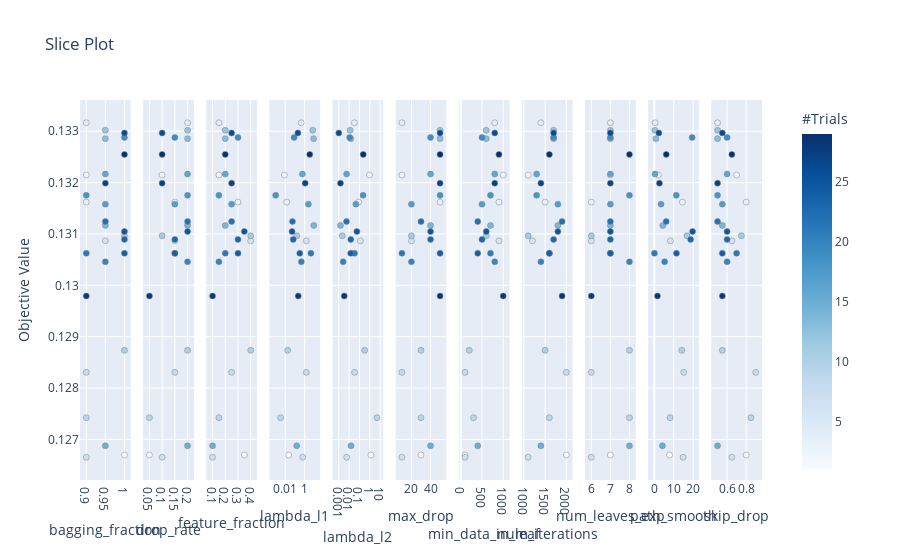

Notebook cell for this chart:
### Code cell
plot_slice(study)

### Figure 1 — Plotly figure (JSON) as saved in the notebook; plotly's stock layout.template omitted (floating-point values rounded to 4 significant figures)
{"data": [{"marker": {"color": [1, 2, 3, 4, 6, 7, 8, 9, 10, 11, 12, 13, 14, 15, 16, 17, 18, 19, 20, 21, 22, 23, 24, 25, 26, 27, 28, 29], "colorbar": {"title": {"text": "#Trials"}, "x": 1, "xpad": 40, "y": 0.5}, "colorscale": [[0, "rgb(247,251,255)"], [0.125, "rgb(222,235,247)"], [0.25, "rgb(198,219,239)"], [0.375, "rgb(158,202,225)"], [0.5, "rgb(107,174,214)"], [0.625, "rgb(66,146,198)"], [0.75, "rgb(33,113,181)"], [0.875, "rgb(8,81,156)"], [1, "rgb(8,48,107)"]], "line": {"color": "Grey", "width": 0.5}, "showscale": true}, "mode": "markers", "showlegend": false, "type": "scatter", "x": [1, 0.9, 0.9, 0.9, 0.95, 0.9, 0.9, 0.9, 1, 1, 0.95, 0.95, 0.95, 0.95, 0.95, 0.95, 0.9, 1, 0.95, 0.9, 0.95, 1, 1, 1, 1, 0.95, 0.9, 1], "xaxis": "x", "y": [0.1267, 0.1321, 0.1316, 0.1332, 0.1309, 0.1267, 0.1283, 0.1274, 0.1287, 0.131, 0.133, 0.1329, 0.1312, 0.1269, 0.1322, 0.1316, 0.1318, 0.1329, 0.1305, 0.1306, 0.1312, 0.1309, 0.1306, 0.131, 0.133, 0.132, 0.1298, 0.1325], "yaxis": "y"}, {"marker": {"color": [1, 2, 3, 4, 6, 7, 8, 9, 10, 11, 12, 13, 14, 15, 16, 17, 18, 19, 20, 21, 22, 23, 24, 25, 26, 27, 28, 29], "colorbar": {"title": {"text": "#Trials"}, "x": 1, "xpad": 40}, "colorscale": [[0, "rgb(247,251,255)"], [0.125, "rgb(222,235,247)"], [0.25, "rgb(198,219,239)"], [0.375, "rgb(158,202,225)"], [0.5, "rgb(107,174,214)"], [0.625, "rgb(66,146,198)"], [0.75, "rgb(33,113,181)"], [0.875, "rgb(8,81,156)"], [1, "rgb(8,48,107)"]], "line": {"color": "Grey", "width": 0.5}, "showscale": false}, "mode": "markers", "showlegend": false, "type": "scatter", "x": [0.05, 0.1, 0.15, 0.2, 0.15, 0.1, 0.15, 0.05, 0.2, 0.1, 0.2, 0.2, 0.2, 0.2, 0.2, 0.15, 0.2, 0.15, 0.2, 0.15, 0.2, 0.15, 0.15, 0.2, 0.1, 0.1, 0.05, 0.1], "xaxis": "x2", "y": [0.1267, 0.1321, 0.1316, 0.1332, 0.1309, 0.1267, 0.1283, 0.1274, 0.1287, 0.131, 0.133, 0.1329, 0.1312, 0.1269, 0.1322, 0.1316, 0.1318, 0.1329, 0.1305, 0.1306, 0.1312, 0.1309, 0.1306, 0.131, 0.133, 0.132, 0.1298, 0.1325], "yaxis": "y2"}, {"marker": {"color": [1, 2, 3, 4, 6, 7, 8, 9, 10, 11, 12, 13, 14, 15, 16, 17, 18, 19, 20, 21, 22, 23, 24, 25, 26, 27, 28, 29], "colorbar": {"title": {"text": "#Trials"}, "x": 1, "xpad": 40}, "colorscale": [[0, "rgb(247,251,255)"], [0.125, "rgb(222,235,247)"], [0.25, "rgb(198,219,239)"], [0.375, "rgb(158,202,225)"], [0.5, "rgb(107,174,214)"], [0.625, "rgb(66,146,198)"], [0.75, "rgb(33,113,181)"], [0.875, "rgb(8,81,156)"], [1, "rgb(8,48,107)"]], "line": {"color": "Grey", "width": 0.5}, "showscale": false}, "mode": "markers", "showlegend": false, "type": "scatter", "x": [0.35, 0.15, 0.3, 0.15, 0.4, 0.1, 0.25, 0.15, 0.4, 0.4, 0.2, 0.2, 0.2, 0.1, 0.2, 0.25, 0.15, 0.3, 0.15, 0.2, 0.25, 0.3, 0.3, 0.35, 0.25, 0.25, 0.1, 0.2], "xaxis": "x3", "y": [0.1267, 0.1321, 0.1316, 0.1332, 0.1309, 0.1267, 0.1283, 0.1274, 0.1287, 0.131, 0.133, 0.1329, 0.1312, 0.1269, 0.1322, 0.1316, 0.1318, 0.1329, 0.1305, 0.1306, 0.1312, 0.1309, 0.1306, 0.131, 0.133, 0.132, 0.1298, 0.1325], "yaxis": "y3"}, {"marker": {"color": [1, 2, 3, 4, 6, 7, 8, 9, 10, 11, 12, 13, 14, 15, 16, 17, 18, 19, 20, 21, 22, 23, 24, 25, 26, 27, 28, 29], "colorbar": {"title": {"text": "#Trials"}, "x": 1, "xpad": 40}, "colorscale": [[0, "rgb(247,251,255)"], [0.125, "rgb(222,235,247)"], [0.25, "rgb(198,219,239)"], [0.375, "rgb(158,202,225)"], [0.5, "rgb(107,174,214)"], [0.625, "rgb(66,146,198)"], [0.75, "rgb(33,113,181)"], [0.875, "rgb(8,81,156)"], [1, "rgb(8,48,107)"]], "line": {"color": "Grey", "width": 0.5}, "showscale": false}, "mode": "markers", "showlegend": false, "type": "scatter", "x": [0.02217, 0.008066, 0.01396, 0.4368, 1.472, 0.6294, 1.46, 0.00329, 0.01755, 0.1535, 6.791, 8.288, 8.733, 0.1504, 0.5811, 2.397, 0.00102, 0.08169, 0.4511, 4.369, 0.05488, 0.06563, 0.3128, 0.0499, 0.1991, 1.122, 0.2165, 3.33], "xaxis": "x4", "y": [0.1267, 0.1321, 0.1316, 0.1332, 0.1309, 0.1267, 0.1283, 0.1274, 0.1287, 0.131, 0.133, 0.1329, 0.1312, 0.1269, 0.1322, 0.1316, 0.1318, 0.1329, 0.1305, 0.1306, 0.1312, 0.1309, 0.1306, 0.131, 0.133, 0.132, 0.1298, 0.1325], "yaxis": "y4"}, {"marker": {"color": [1, 2, 3, 4, 6, 7, 8, 9, 10, 11, 12, 13, 14, 15, 16, 17, 18, 19, 20, 21, 22, 23, 24, 25, 26, 27, 28, 29], "colorbar": {"title": {"text": "#Trials"}, "x": 1, "xpad": 40}, "colorscale": [[0, "rgb(247,251,255)"], [0.125, "rgb(222,235,247)"], [0.25, "rgb(198,219,239)"], [0.375, "rgb(158,202,225)"], [0.5, "rgb(107,174,214)"], [0.625, "rgb(66,146,198)"], [0.75, "rgb(33,113,181)"], [0.875, "rgb(8,81,156)"], [1, "rgb(8,48,107)"]], "line": {"color": "Grey", "width": 0.5}, "showscale": false}, "mode": "markers", "showlegend": false, "type": "scatter", "x": [1.276, 0.9345, 0.08305, 0.03245, 0.1232, 0.005865, 0.03399, 4.931, 0.3185, 0.002204, 0.01243, 0.01465, 0.001471, 0.01537, 0.005827, 0.04543, 0.224, 0.01147, 0.002678, 0.03397, 0.005619, 0.01476, 0.01437, 0.05664, 0.001017, 0.001464, 0.003418, 0.2323], "xaxis": "x5", "y": [0.1267, 0.1321, 0.1316, 0.1332, 0.1309, 0.1267, 0.1283, 0.1274, 0.1287, 0.131, 0.133, 0.1329, 0.1312, 0.1269, 0.1322, 0.1316, 0.1318, 0.1329, 0.1305, 0.1306, 0.1312, 0.1309, 0.1306, 0.131, 0.133, 0.132, 0.1298, 0.1325], "yaxis": "y5"}, {"marker": {"color": [1, 2, 3, 4, 6, 7, 8, 9, 10, 11, 12, 13, 14, 15, 16, 17, 18, 19, 20, 21, 22, 23, 24, 25, 26, 27, 28, 29], "colorbar": {"title": {"text": "#Trials"}, "x": 1, "xpad": 40}, "colorscale": [[0, "rgb(247,251,255)"], [0.125, "rgb(222,235,247)"], [0.25, "rgb(198,219,239)"], [0.375, "rgb(158,202,225)"], [0.5, "rgb(107,174,214)"], [0.625, "rgb(66,146,198)"], [0.75, "rgb(33,113,181)"], [0.875, "rgb(8,81,156)"], [1, "rgb(8,48,107)"]], "line": {"color": "Grey", "width": 0.5}, "showscale": false}, "mode": "markers", "showlegend": false, "type": "scatter", "x": [30, 10, 50, 10, 20, 10, 10, 30, 30, 20, 50, 50, 40, 40, 40, 20, 50, 40, 20, 10, 30, 40, 50, 40, 50, 50, 50, 50], "xaxis": "x6", "y": [0.1267, 0.1321, 0.1316, 0.1332, 0.1309, 0.1267, 0.1283, 0.1274, 0.1287, 0.131, 0.133, 0.1329, 0.1312, 0.1269, 0.1322, 0.1316, 0.1318, 0.1329, 0.1305, 0.1306, 0.1312, 0.1309, 0.1306, 0.131, 0.133, 0.132, 0.1298, 0.1325], "yaxis": "y6"}, {"marker": {"color": [1, 2, 3, 4, 6, 7, 8, 9, 10, 11, 12, 13, 14, 15, 16, 17, 18, 19, 20, 21, 22, 23, 24, 25, 26, 27, 28, 29], "colorbar": {"title": {"text": "#Trials"}, "x": 1, "xpad": 40}, "colorscale": [[0, "rgb(247,251,255)"], [0.125, "rgb(222,235,247)"], [0.25, "rgb(198,219,239)"], [0.375, "rgb(158,202,225)"], [0.5, "rgb(107,174,214)"], [0.625, "rgb(66,146,198)"], [0.75, "rgb(33,113,181)"], [0.875, "rgb(8,81,156)"], [1, "rgb(8,48,107)"]], "line": {"color": "Grey", "width": 0.5}, "showscale": false}, "mode": "markers", "showlegend": false, "type": "scatter", "x": [100, 1000, 900, 800, 900, 100, 100, 300, 200, 600, 600, 600, 700, 400, 800, 500, 700, 500, 800, 700, 400, 500, 400, 600, 800, 800, 1000, 900], "xaxis": "x7", "y": [0.1267, 0.1321, 0.1316, 0.1332, 0.1309, 0.1267, 0.1283, 0.1274, 0.1287, 0.131, 0.133, 0.1329, 0.1312, 0.1269, 0.1322, 0.1316, 0.1318, 0.1329, 0.1305, 0.1306, 0.1312, 0.1309, 0.1306, 0.131, 0.133, 0.132, 0.1298, 0.1325], "yaxis": "y7"}, {"marker": {"color": [1, 2, 3, 4, 6, 7, 8, 9, 10, 11, 12, 13, 14, 15, 16, 17, 18, 19, 20, 21, 22, 23, 24, 25, 26, 27, 28, 29], "colorbar": {"title": {"text": "#Trials"}, "x": 1, "xpad": 40}, "colorscale": [[0, "rgb(247,251,255)"], [0.125, "rgb(222,235,247)"], [0.25, "rgb(198,219,239)"], [0.375, "rgb(158,202,225)"], [0.5, "rgb(107,174,214)"], [0.625, "rgb(66,146,198)"], [0.75, "rgb(33,113,181)"], [0.875, "rgb(8,81,156)"], [1, "rgb(8,48,107)"]], "line": {"color": "Grey", "width": 0.5}, "showscale": false}, "mode": "markers", "showlegend": false, "type": "scatter", "x": [2000, 1100, 1500, 1400, 1200, 1100, 2000, 1600, 1500, 1100, 1700, 1700, 1800, 1400, 1300, 1800, 1300, 1700, 1400, 1600, 1900, 1700, 1600, 1800, 1700, 1400, 1900, 1600], "xaxis": "x8", "y": [0.1267, 0.1321, 0.1316, 0.1332, 0.1309, 0.1267, 0.1283, 0.1274, 0.1287, 0.131, 0.133, 0.1329, 0.1312, 0.1269, 0.1322, 0.1316, 0.1318, 0.1329, 0.1305, 0.1306, 0.1312, 0.1309, 0.1306, 0.131, 0.133, 0.132, 0.1298, 0.1325], "yaxis": "y8"}, {"marker": {"color": [1, 2, 3, 4, 6, 7, 8, 9, 10, 11, 12, 13, 14, 15, 16, 17, 18, 19, 20, 21, 22, 23, 24, 25, 26, 27, 28, 29], "colorbar": {"title": {"text": "#Trials"}, "x": 1, "xpad": 40}, "colorscale": [[0, "rgb(247,251,255)"], [0.125, "rgb(222,235,247)"], [0.25, "rgb(198,219,239)"], [0.375, "rgb(158,202,225)"], [0.5, "rgb(107,174,214)"], [0.625, "rgb(66,146,198)"], [0.75, "rgb(33,113,181)"], [0.875, "rgb(8,81,156)"], [1, "rgb(8,48,107)"]], "line": {"color": "Grey", "width": 0.5}, "showscale": false}, "mode": "markers", "showlegend": false, "type": "scatter", "x": [7, 7, 6, 7, 6, 6, 6, 8, 8, 6, 7, 7, 7, 8, 7, 7, 8, 7, 8, 7, 7, 7, 7, 7, 7, 7, 6, 8], "xaxis": "x9", "y": [0.1267, 0.1321, 0.1316, 0.1332, 0.1309, 0.1267, 0.1283, 0.1274, 0.1287, 0.131, 0.133, 0.1329, 0.1312, 0.1269, 0.1322, 0.1316, 0.1318, 0.1329, 0.1305, 0.1306, 0.1312, 0.1309, 0.1306, 0.131, 0.133, 0.132, 0.1298, 0.1325], "yaxis": "y9"}, {"marker": {"color": [1, 2, 3, 4, 6, 7, 8, 9, 10, 11, 12, 13, 14, 15, 16, 17, 18, 19, 20, 21, 22, 23, 24, 25, 26, 27, 28, 29], "colorbar": {"title": {"text": "#Trials"}, "x": 1, "xpad": 40}, "colorscale": [[0, "rgb(247,251,255)"], [0.125, "rgb(222,235,247)"], [0.25, "rgb(198,219,239)"], [0.375, "rgb(158,202,225)"], [0.5, "rgb(107,174,214)"], [0.625, "rgb(66,146,198)"], [0.75, "rgb(33,113,181)"], [0.875, "rgb(8,81,156)"], [1, "rgb(8,48,107)"]], "line": {"color": "Grey", "width": 0.5}, "showscale": false}, "mode": "markers", "showlegend": false, "type": "scatter", "x": [7.855, 2.093, 14.46, 0.4739, 8.314, 14.85, 15.16, 8.159, 14.15, 16.85, 0.3014, 0.8364, 4.389, 4.194, 0.3977, 3.475, 11.34, 19.5, 5.346, 0.08622, 6.141, 18.72, 11.43, 19.72, 2.359, 2.667, 1.64, 6.163], "xaxis": "x10", "y": [0.1267, 0.1321, 0.1316, 0.1332, 0.1309, 0.1267, 0.1283, 0.1274, 0.1287, 0.131, 0.133, 0.1329, 0.1312, 0.1269, 0.1322, 0.1316, 0.1318, 0.1329, 0.1305, 0.1306, 0.1312, 0.1309, 0.1306, 0.131, 0.133, 0.132, 0.1298, 0.1325], "yaxis": "y10"}, {"marker": {"color": [1, 2, 3, 4, 6, 7, 8, 9, 10, 11, 12, 13, 14, 15, 16, 17, 18, 19, 20, 21, 22, 23, 24, 25, 26, 27, 28, 29], "colorbar": {"title": {"text": "#Trials"}, "x": 1, "xpad": 40}, "colorscale": [[0, "rgb(247,251,255)"], [0.125, "rgb(222,235,247)"], [0.25, "rgb(198,219,239)"], [0.375, "rgb(158,202,225)"], [0.5, "rgb(107,174,214)"], [0.625, "rgb(66,146,198)"], [0.75, "rgb(33,113,181)"], [0.875, "rgb(8,81,156)"], [1, "rgb(8,48,107)"]], "line": {"color": "Grey", "width": 0.5}, "showscale": false}, "mode": "markers", "showlegend": false, "type": "scatter", "x": [0.8, 0.7, 0.8, 0.5, 0.65, 0.65, 0.9, 0.85, 0.55, 0.75, 0.5, 0.5, 0.55, 0.5, 0.6, 0.55, 0.5, 0.6, 0.6, 0.7, 0.5, 0.6, 0.55, 0.6, 0.55, 0.5, 0.55, 0.65], "xaxis": "x11", "y": [0.1267, 0.1321, 0.1316, 0.1332, 0.1309, 0.1267, 0.1283, 0.1274, 0.1287, 0.131, 0.133, 0.1329, 0.1312, 0.1269, 0.1322, 0.1316, 0.1318, 0.1329, 0.1305, 0.1306, 0.1312, 0.1309, 0.1306, 0.131, 0.133, 0.132, 0.1298, 0.1325], "yaxis": "y11"}], "layout": {"autosize": true, "title": {"text": "Slice Plot"}, "xaxis": {"anchor": "y", "autorange": true, "domain": [0, 0.07438], "range": [0.8853, 1.015], "title": {"text": "bagging_fraction"}, "type": "linear"}, "xaxis10": {"anchor": "y10", "autorange": true, "domain": [0.8331, 0.9074], "range": [-2.799, 22.61], "title": {"text": "path_smooth"}, "type": "linear"}, "xaxis11": {"anchor": "y11", "autorange": true, "domain": [0.9256, 1.0], "range": [0.4412, 0.9588], "title": {"text": "skip_drop"}, "type": "linear"}, "xaxis2": {"anchor": "y2", "autorange": true, "domain": [0.09256, 0.1669], "range": [0.02796, 0.222], "title": {"text": "drop_rate"}, "type": "linear"}, "xaxis3": {"anchor": "y3", "autorange": true, "domain": [0.1851, 0.2595], "range": [0.05591, 0.4441], "title": {"text": "feature_fraction"}, "type": "linear"}, "xaxis4": {"anchor": "y4", "autorange": true, "domain": [0.2777, 0.3521], "range": [-3.569, 1.519], "title": {"text": "lambda_l1"}, "type": "log"}, "xaxis5": {"anchor": "y5", "autorange": true, "domain": [0.3702, 0.4446], "range": [-3.534, 1.235], "title": {"text": "lambda_l2"}, "type": "log"}, "xaxis6": {"anchor": "y6", "autorange": true, "domain": [0.4628, 0.5372], "range": [4.122, 55.88], "title": {"text": "max_drop"}, "type": "linear"}, "xaxis7": {"anchor": "y7", "autorange": true, "domain": [0.5554, 0.6298], "range": [-32.26, 1132.0], "title": {"text": "min_data_in_leaf"}, "type": "linear"}, "xaxis8": {"anchor": "y8", "autorange": true, "domain": [0.6479, 0.7223], "range": [967.7, 2132.0], "title": {"text": "num_iterations"}, "type": "linear"}, "xaxis9": {"anchor": "y9", "autorange": true, "domain": [0.7405, 0.8149], "range": [5.706, 8.294], "title": {"text": "num_leaves_exp"}, "type": "linear"}, "yaxis": {"anchor": "x", "autorange": true, "domain": [0, 1], "range": [0.1261, 0.1337], "title": {"text": "Objective Value"}, "type": "linear"}, "yaxis10": {"anchor": "x10", "autorange": true, "domain": [0, 1], "matches": "y", "range": [0.1261, 0.1337], "showticklabels": false, "type": "linear"}, "yaxis11": {"anchor": "x11", "autorange": true, "domain": [0, 1], "matches": "y", "range": [0.1261, 0.1337], "showticklabels": false, "type": "linear"}, "yaxis2": {"anchor": "x2", "autorange": true, "domain": [0, 1], "matches": "y", "range": [0.1261, 0.1337], "showticklabels": false, "type": "linear"}, "yaxis3": {"anchor": "x3", "autorange": true, "domain": [0, 1], "matches": "y", "range": [0.1261, 0.1337], "showticklabels": false, "type": "linear"}, "yaxis4": {"anchor": "x4", "autorange": true, "domain": [0, 1], "matches": "y", "range": [0.1261, 0.1337], "showticklabels": false, "type": "linear"}, "yaxis5": {"anchor": "x5", "autorange": true, "domain": [0, 1], "matches": "y", "range": [0.1261, 0.1337], "showticklabels": false, "type": "linear"}, "yaxis6": {"anchor": "x6", "autorange": true, "domain": [0, 1], "matches": "y", "range": [0.1261, 0.1337], "showticklabels": false, "type": "linear"}, "yaxis7": {"anchor": "x7", "autorange": true, "domain": [0, 1], "matches": "y", "range": [0.1261, 0.1337], "showticklabels": false, "type": "linear"}, "yaxis8": {"anchor": "x8", "autorange": true, "domain": [0, 1], "matches": "y", "range": [0.1261, 0.1337], "showticklabels": false, "type": "linear"}, "yaxis9": {"anchor": "x9", "autorange": true, "domain": [0, 1], "matches": "y", "range": [0.1261, 0.1337], "showticklabels": false, "type": "linear"}}}
